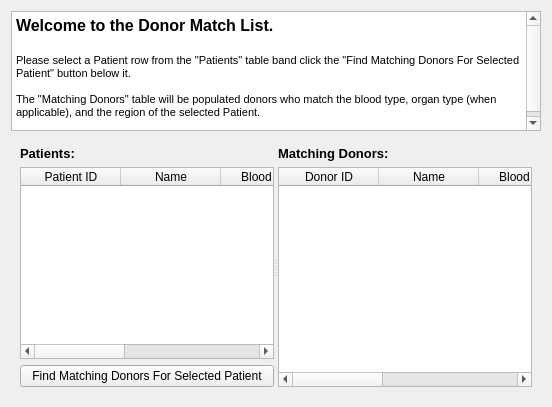
      <widget class="QWidget" name="donor_match_list_tab">
       <attribute name="title">
        <string>Donor Match List</string>
       </attribute>
       <layout class="QGridLayout" name="gridLayout_13">
        <item row="0" column="0">
         <widget class="QTextBrowser" name="donor_match_info_txt_browser">
          <property name="maximumSize">
           <size>
            <width>16777215</width>
            <height>120</height>
           </size>
          </property>
          <property name="html">
           <string>&lt;!DOCTYPE HTML PUBLIC &quot;-//W3C//DTD HTML 4.0//EN&quot; &quot;http://www.w3.org/TR/REC-html40/strict.dtd&quot;&gt;
&lt;html&gt;&lt;head&gt;&lt;meta name=&quot;qrichtext&quot; content=&quot;1&quot; /&gt;&lt;style type=&quot;text/css&quot;&gt;
p, li { white-space: pre-wrap; }
&lt;/style&gt;&lt;/head&gt;&lt;body style=&quot; font-family:'.SF NS Text'; font-size:10pt; font-weight:400; font-style:normal;&quot;&gt;
&lt;p style=&quot; margin-top:0px; margin-bottom:0px; margin-left:0px; margin-right:0px; -qt-block-indent:0; text-indent:0px;&quot;&gt;&lt;span style=&quot; font-family:'MS Shell Dlg 2'; font-size:12pt; font-weight:600;&quot;&gt;Welcome to the Donor Match List.&lt;/span&gt;&lt;/p&gt;
&lt;p style=&quot;-qt-paragraph-type:empty; margin-top:0px; margin-bottom:0px; margin-left:0px; margin-right:0px; -qt-block-indent:0; text-indent:0px; font-family:'MS Shell Dlg 2'; font-size:12pt; font-weight:600;&quot;&gt;&lt;br /&gt;&lt;/p&gt;
&lt;p style=&quot; margin-top:0px; margin-bottom:0px; margin-left:0px; margin-right:0px; -qt-block-indent:0; text-indent:0px;&quot;&gt;&lt;span style=&quot; font-family:'MS Shell Dlg 2'; font-size:8.25pt;&quot;&gt;Please select a Patient row from the &amp;quot;Patients&amp;quot; table band click the &amp;quot;Find Matching Donors For Selected Patient&amp;quot; button below it.&lt;/span&gt;&lt;/p&gt;
&lt;p style=&quot;-qt-paragraph-type:empty; margin-top:0px; margin-bottom:0px; margin-left:0px; margin-right:0px; -qt-block-indent:0; text-indent:0px; font-family:'MS Shell Dlg 2'; font-size:8.25pt;&quot;&gt;&lt;br /&gt;&lt;/p&gt;
&lt;p style=&quot; margin-top:0px; margin-bottom:0px; margin-left:0px; margin-right:0px; -qt-block-indent:0; text-indent:0px;&quot;&gt;&lt;span style=&quot; font-family:'MS Shell Dlg 2'; font-size:8.25pt;&quot;&gt;The &amp;quot;Matching Donors&amp;quot; table will be populated donors who match the blood type, organ type (when applicable), and the region of the selected Patient.&lt;/span&gt;&lt;/p&gt;
&lt;p style=&quot;-qt-paragraph-type:empty; margin-top:0px; margin-bottom:0px; margin-left:0px; margin-right:0px; -qt-block-indent:0; text-indent:0px; font-family:'MS Shell Dlg 2'; font-size:8.25pt;&quot;&gt;&lt;br /&gt;&lt;/p&gt;&lt;/body&gt;&lt;/html&gt;</string>
          </property>
         </widget>
        </item>
        <item row="1" column="0">
         <widget class="QWidget" name="donor_match_widget" native="true">
          <layout class="QGridLayout" name="gridLayout_12">
           <item row="1" column="0">
            <widget class="QSplitter" name="splitter_2">
             <property name="orientation">
              <enum>Qt::Horizontal</enum>
             </property>
             <widget class="QWidget" name="patients_widget" native="true">
              <layout class="QGridLayout" name="gridLayout_10">
               <item row="1" column="0">
                <widget class="QLabel" name="patients_lbl">
                 <property name="font">
                  <font>
                   <pointsize>10</pointsize>
                   <weight>75</weight>
                   <bold>true</bold>
                  </font>
                 </property>
                 <property name="text">
                  <string>Patients:</string>
                 </property>
                </widget>
               </item>
               <item row="2" column="0">
                <widget class="QTableWidget" name="patients_table">
                 <property name="editTriggers">
                  <set>QAbstractItemView::NoEditTriggers</set>
                 </property>
                 <property name="selectionMode">
                  <enum>QAbstractItemView::SingleSelection</enum>
                 </property>
                 <property name="selectionBehavior">
                  <enum>QAbstractItemView::SelectRows</enum>
                 </property>
                 <column>
                  <property name="text">
                   <string>Patient ID</string>
                  </property>
                 </column>
                 <column>
                  <property name="text">
                   <string>Name</string>
                  </property>
                 </column>
                 <column>
                  <property name="text">
                   <string>Blood Type</string>
                  </property>
                 </column>
                 <column>
                  <property name="text">
                   <string>Region</string>
                  </property>
                 </column>
                 <column>
                  <property name="text">
                   <string>Need</string>
                  </property>
                 </column>
                </widget>
               </item>
               <item row="3" column="0">
                <widget class="QPushButton" name="donor_match_enter_btn">
                 <property name="maximumSize">
                  <size>
                   <width>16777215</width>
                   <height>16777215</height>
                  </size>
                 </property>
                 <property name="text">
                  <string>Find Matching Donors For Selected Patient</string>
                 </property>
                </widget>
               </item>
              </layout>
             </widget>
             <widget class="QWidget" name="matching_donors_widget" native="true">
              <layout class="QGridLayout" name="gridLayout_11">
               <item row="0" column="0">
                <widget class="QLabel" name="matching_donors_lbl">
                 <property name="font">
                  <font>
                   <pointsize>10</pointsize>
                   <weight>75</weight>
                   <bold>true</bold>
                  </font>
                 </property>
                 <property name="text">
                  <string>Matching Donors:</string>
                 </property>
                </widget>
               </item>
               <item row="1" column="0">
                <widget class="QTableWidget" name="matching_donors_table">
                 <column>
                  <property name="text">
                   <string>Donor ID</string>
                  </property>
                 </column>
                 <column>
                  <property name="text">
                   <string>Name</string>
                  </property>
                 </column>
                 <column>
                  <property name="text">
                   <string>Blood Type</string>
                  </property>
                 </column>
                 <column>
                  <property name="text">
                   <string>Region</string>
                  </property>
                 </column>
                 <column>
                  <property name="text">
                   <string>Organ Name</string>
                  </property>
                 </column>
                </widget>
               </item>
              </layout>
             </widget>
            </widget>
           </item>
          </layout>
         </widget>
        </item>
       </layout>
      </widget>
